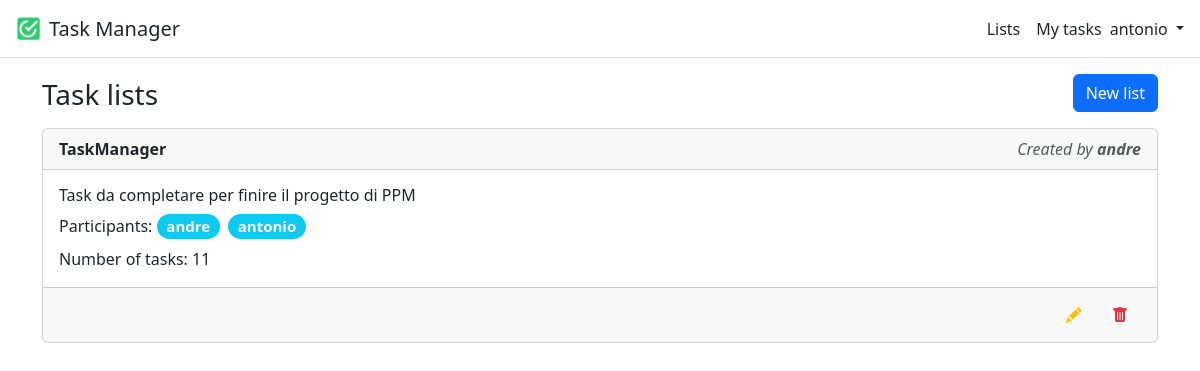
/lists/ (signed in), run on an earlier commit of the app's database.
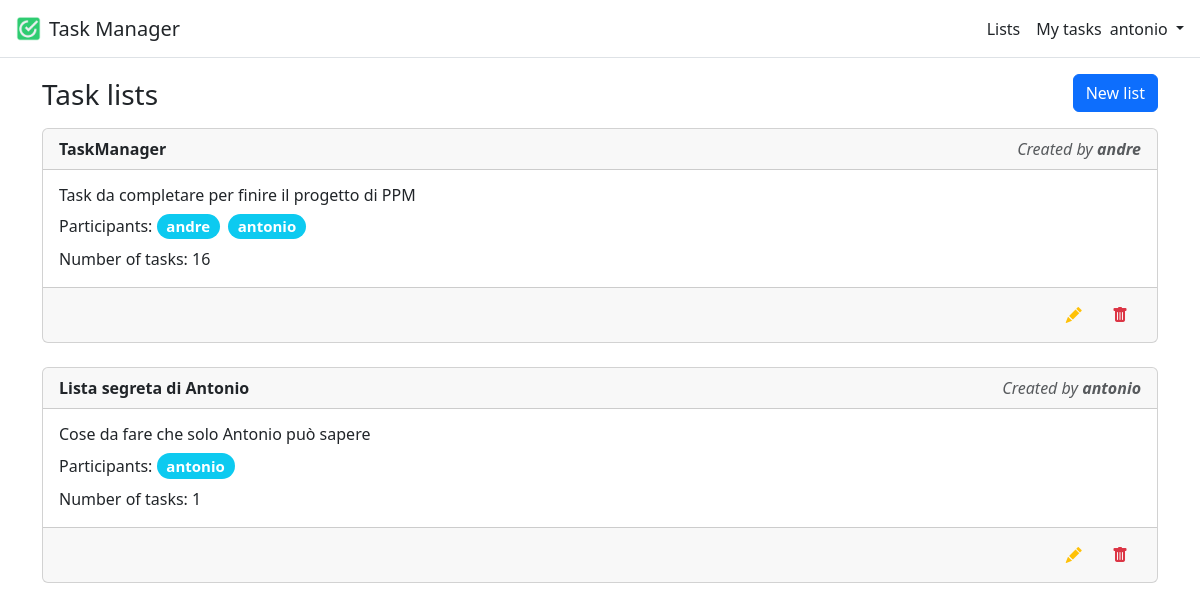
And on a later commit of the database.
### lists/models.py (models this page shows, shortened)
class TaskList(models.Model):
    id = models.AutoField(primary_key=True)
    title = models.CharField(max_length=255)
    description = models.TextField()
    owner = models.ForeignKey(User, on_delete=models.CASCADE, related_name="owner")
    participants = models.ManyToManyField(User, related_name="participants")
    tasks = models.ManyToManyField("Task", related_name="tasks", blank=True)

### lists/views.py (the view)
# urls.py: path('', views.TaskListsView.as_view(), name="lists"),
class TaskListsView(LoginRequiredMixin, ListView):
    model = TaskList
    template_name = "lists/lists.html"
    def get_context_data(self, **kwargs):
        context = super().get_context_data(**kwargs)
        context["lists"] = TaskList.objects.filter(participants=self.request.user.id)
        context["message"] = get_message(self.request)
        return context

### lists/views.py (called while the page is built)
def get_message(request):
    message = None
    if "message" in request.session:
        message = request.session["message"]
        del request.session["message"]
    return message if message else None

### templates/lists/lists.html
{% extends "base.html" %}
{% block content %}
    <div class="row d-flex align-items-end">
        <h3 class="col m-0">Task lists</h3>
        <div class="col"><a href="{% url 'list_new' %}">
            <button class="btn btn-primary float-end">New list</button>
        </a></div>
    </div>
    <ul class="p-0 my-3">
        {% for task_list in lists %}
            <a href="{% url 'list' task_list.id %}" class="link-dark text-decoration-none">
                <div class="card">
                    <div class="card-header">
                        <div class="row d-flex">
                            <div class="col">
                                <span class="fw-bold">{{ task_list.title }}</span>
                            </div>
                            <div class="col">
                                <em class="text-muted float-end">Created by <b>{{ task_list.owner }}</b></em>
                            </div>
                        </div>
                    </div>
                    <div class="card-body">
                        <h6 class="card-text mb-2">{{ task_list.description }}</h6>
                        <div class="mb-2">Participants:
                            {% for user in task_list.participants.all %}
                                <h5 class="d-inline-block my-0 me-1"><span
                                        class="badge rounded-pill bg-info">{{ user }}</span>
                                </h5>
                            {% endfor %}
                        </div>
                        <p class="mb-0">Number of tasks: {{ task_list.tasks.count }}</p>
                    </div>
                    <div class="card-footer text-end text-muted">
                        <a href="{% url 'list_edit' task_list.id %}" class="d-inline-flex link-dark text-decoration-none">
                            <button class="btn text-warning"><i class="bi-pencil-fill"></i></button>
                        </a>
                        <a href="{% url 'list_delete' task_list.id %}" class="d-inline-flex link-dark text-decoration-none">
                            <button class="btn text-danger"><i class="bi-trash-fill"></i></button>
                        </a>
                    </div>
                </div>
            </a>
            <br/>
        {% empty %}
            <ul class="list-group my-2">
                <li class="list-group-item list-group-item-primary">
                    <h4 class="mb-0">No lists found, please create one.</h4>
                </li>
            </ul>
        {% endfor %}
    </ul>
{% endblock %}

### templates/base.html (shortened to what this page needs)
<!DOCTYPE html>
<html lang="en">
{% load static %}
{% load crispy_forms_tags %}
<head>
    <link href="https://cdn.jsdelivr.net/npm/bootstrap@5.3.0-alpha3/dist/css/bootstrap.min.css" rel="stylesheet"
>
    <link rel="stylesheet" href="https://cdn.jsdelivr.net/npm/bootstrap-icons@1.3.0/font/bootstrap-icons.css">
</head>
<body>
<header class="p-3 mb-3 border-bottom">
    <div class="d-flex align-items-center justify-content-between">
        <a class="navbar-brand d-inline-flex align-items-center" href="{% url 'home' %}">
            <img class="img-responsive" src="{% static 'favicon.ico' %}" alt="Favicon" style="max-height: 25px;">
            <h5 class="d-inline-block my-0 mx-2">Task Manager</h5>
        </a>
        <div class="d-flex align-items-center">
            {% if user.is_authenticated %}
                <ul class="nav col-lg-auto me-lg-auto justify-content-center mb-md-0 d-none d-sm-flex">
                    <li class="nav-item">
                        <a href="{% url 'lists' %}" class="nav-link px-2 py-0 link-dark">Lists</a>
                    </li>
                    <li class="nav-item">
                        <a href="{% url 'my-tasks' %}" class="nav-link px-2 py-0 link-dark">My tasks</a>
                    </li>
                </ul>
                <div class="dropdown text-end">
                    <a href="#" class="d-block link-dark text-decoration-none dropdown-toggle" id="dropdownUser"
                       data-bs-toggle="dropdown" aria-expanded="false">
                        {{ user.username }}
                    </a>
                </div>
            {% else %}
                <div class="text-end">
                    <a href="{% url 'login' %}" class="btn btn-outline-primary me-2">Log In</a>
                    <a href="{% url 'signup' %}" class="btn btn-primary">Sign Up</a>
                </div>
            {% endif %}
        </div>
    </div>
</header>
<main>
    <div class="container">
        {% block content %}
        {% endblock content %}
    </div>
</main>
</body>
</html>

What changed in the data, as far as the page shows it:
computed for TaskList "TaskManager": tasks.count "11" → "16"
added TaskList: title "Lista segreta di Antonio", owner "antonio", description "Cose da fare che solo Antonio può sapere", tasks.count "1"
